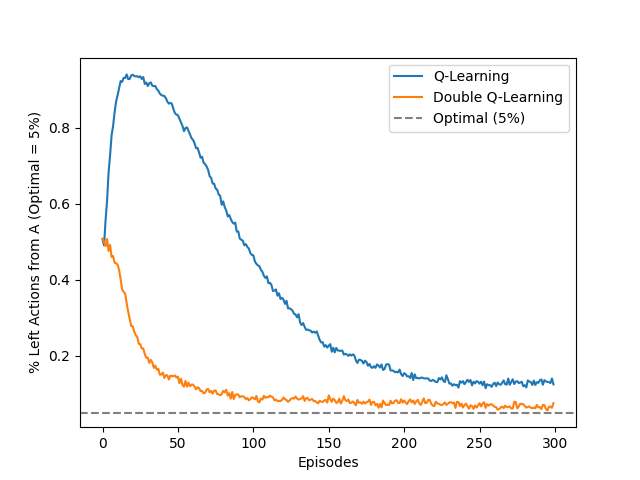

This figure's Python source:
import numpy as np
import matplotlib.pyplot as plt
from tqdm import tqdm
import os

def q_learning(q, alpha=0.1, gamma=1.0):
    state = 0  # Start in STATE_A
    left_count = 0
    
    while state != 2:  # Continue until reaching STATE_TERMINAL
        # Epsilon-greedy action selection
        action = (
            np.random.choice(range(len(q[state])))
            if np.random.rand() < 0.1  # EPSILON = 0.1
            else np.random.choice(np.flatnonzero(q[state] == np.max(q[state])))
        )

        # Count "left" actions in STATE_A
        if state == 0 and action == 1:  # ACTION_A_LEFT = 1
            left_count += 1

        # Determine reward
        reward = 0 if state == 0 else np.random.normal(-0.1, 1)  # STATE_A vs STATE_B rewards

        # Determine next state
        next_state = [2, 1][action] if state == 0 else 2  # Transition logic

        # Q-Learning update
        q[state][action] += alpha * (reward + gamma * np.max(q[next_state]) - q[state][action])

        state = next_state

    return left_count


# Double Q-Learning
def double_q_learning(q1, q2, alpha=0.1, gamma=1.0):
    state = 0  # Start in STATE_A
    left_count = 0

    while state != 2:  # Continue until reaching STATE_TERMINAL
        # Epsilon-greedy action selection
        if np.random.rand() < 0.1:  # EPSILON = 0.1
            action = np.random.choice(range(len(q1[state])))
        else:
            # Sum Q-values from q1 and q2 for action selection
            action = np.random.choice(np.flatnonzero(q1[state] + q2[state] == np.max(q1[state] + q2[state])))

        # Count "left" actions in STATE_A
        if state == 0 and action == 1:  # ACTION_A_LEFT = 1
            left_count += 1

        # Determine reward
        reward = 0 if state == 0 else np.random.normal(-0.1, 1)  # STATE_A vs STATE_B rewards

        # Determine next state
        next_state = [2, 1][action] if state == 0 else 2  # Transition logic

        # Randomly choose active and target Q-tables
        active_q, target_q = (q1, q2) if np.random.rand() < 0.5 else (q2, q1)

        # Double Q-Learning update
        best_action = np.random.choice(np.flatnonzero(active_q[next_state] == np.max(active_q[next_state])))
        target = target_q[next_state][best_action]
        active_q[state][action] += alpha * (reward + gamma * target - active_q[state][action])

        state = next_state

    return left_count


# Generate Figure 6.5
def figure_6_5():
    episodes = 300
    runs = 2000

    # Combine data into a dictionary for both Q-Learning and Double Q-Learning
    left_counts = {
        "Q-Learning": np.zeros((runs, episodes)),
        "Double Q-Learning": np.zeros((runs, episodes)),
    }

    for run in tqdm(range(runs)):
        # Initialize independent Q-tables for each run
        q = [np.zeros(2), np.zeros(10), np.zeros(1)]  # INITIAL_Q with ACTIONS_B = range(10)
        q1 = [np.zeros(2), np.zeros(10), np.zeros(1)]  # Independent Q-table for Double Q-Learning
        q2 = [np.zeros(2), np.zeros(10), np.zeros(1)]  # Independent Q-table for Double Q-Learning
        for ep in range(episodes):
            left_counts["Q-Learning"][run, ep] = q_learning(q)
            left_counts["Double Q-Learning"][run, ep] = double_q_learning(q1, q2)

    # Calculate the mean across all runs
    left_counts_mean = {key: values.mean(axis=0) for key, values in left_counts.items()}

    # Plot results
    plt.plot(left_counts_mean["Q-Learning"], label="Q-Learning")
    plt.plot(left_counts_mean["Double Q-Learning"], label="Double Q-Learning")
    plt.axhline(y=0.05, color="gray", linestyle="--", label="Optimal (5%)")  # Optimal percentage = 5%
    plt.xlabel("Episodes")
    plt.ylabel("% Left Actions from A (Optimal = 5%)")  # Updated y-axis label
    plt.legend()
    plt.show()
    plt.close()


if __name__ == '__main__':
    figure_6_5()
